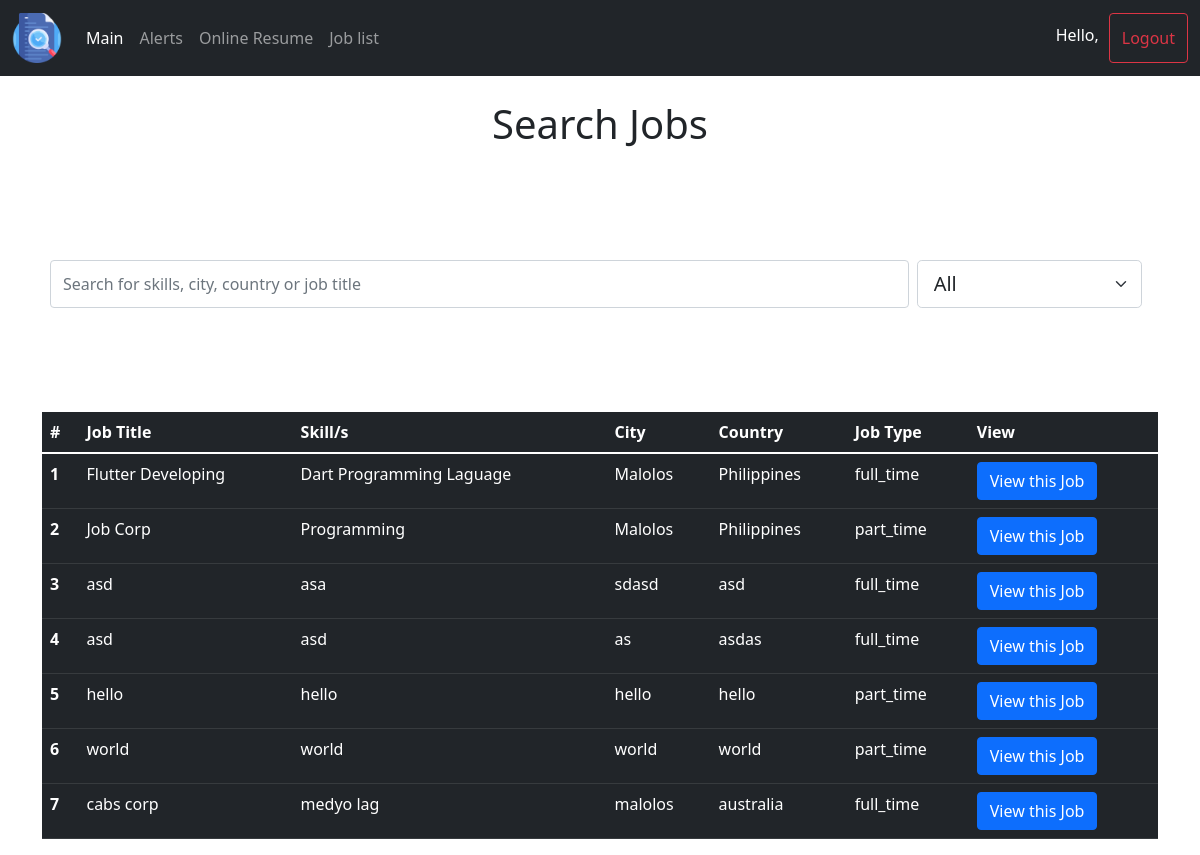
Page /mainpage/ on the earlier database version.
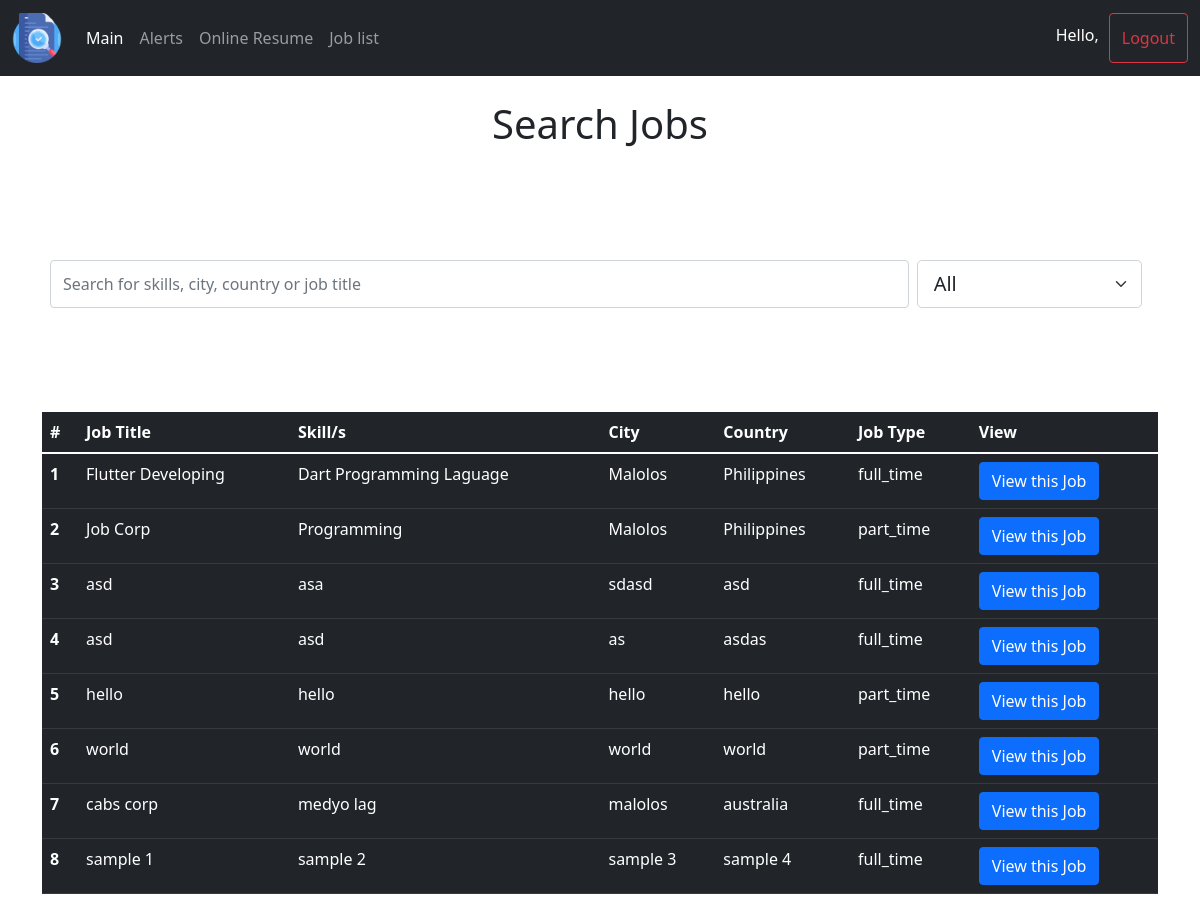
Same page on the later database version.
### main_app/models.py (models this page shows, shortened)
class Job(models.Model):
    job_title = models.CharField(max_length=30, null=False, blank=False)
    job_type = models.CharField(max_length=30, null=False, blank=False)
    job_details = models.CharField(max_length=30, null=False, blank=False,default="n/a")
    skills = models.CharField(max_length=30, null=False, blank=False)
    city = models.CharField(max_length=30, null=False, blank=False)
    country = models.CharField(max_length=30, null=False, blank=False)
    company_id = models.IntegerField(default='0')
    job_id = models.BigAutoField(primary_key=True)

### main_app/views.py (the view)
# urls.py: path('mainpage/', views.main_page, name="mainpage"),
def main_page(request):
    request.session['page'] = "mainpage"
    jobs = Job.objects.all()
    return render(request,'user/mainpage.html',{"jobs":jobs})

### main_app/templates/user/mainpage.html (shortened to what this page needs)
{% include 'user/main_base.html' %}
{% load static %}
{% block content %}
<div class="container">
    <br>
    <h1 align="center">Search Jobs</h1>
    <br>
    <br>
    <br>
    <br>
    <div class="d-flex p-2 bd-highlight">
        <input class="form-control me-2" type="search" placeholder="Search for skills, city, country or job title" aria-label="Search" id="search_job" name="search">
        <select class="form-select form-select-lg me-2 w-25" aria-label=".form-select-lg example" name="filter" id="filter">
            <option value="all">All</option>
        </select>
    </div>
    <br>
    <br>
    <br>
    <br>
    <table class="table table-dark table-hover" id="table">
        <thead>
          <tr>
            <th scope="col">#</th>
            <th scope="col">Job Title</th>
            <th scope="col">Skill/s</th>
            <th scope="col">City</th>
            <th scope="col">Country</th>
            <th scope="col">Job Type</th>
            <th>View</th>
          </tr>
        </thead>
        <tbody>
           {% for job in jobs %}
          <tr>
            <th scope="row">{{forloop.counter}}</th>
            <td>{{job.job_title}}</td>
            <td>{{job.skills}}</td>
            <td>{{job.city}}</td>
            <td>{{job.country}}</td>
            <td>{{job.job_type}}</td>
            <td>
                <button type="submit" class="btn btn-primary" data-bs-toggle="modal" data-bs-target="#view_job_modal" onclick="get_details('{{job.job_details}}','{{job.job_id}}')">View this Job</button>
            </td>
          </tr>
          {% endfor %}
        </tbody>
    </table>
</div>
{% endblock %}

Differences in the rows shown:
added Job: job_title "sample 1", skills "sample 2", city "sample 3", country "sample 4", job_type "full_time"
